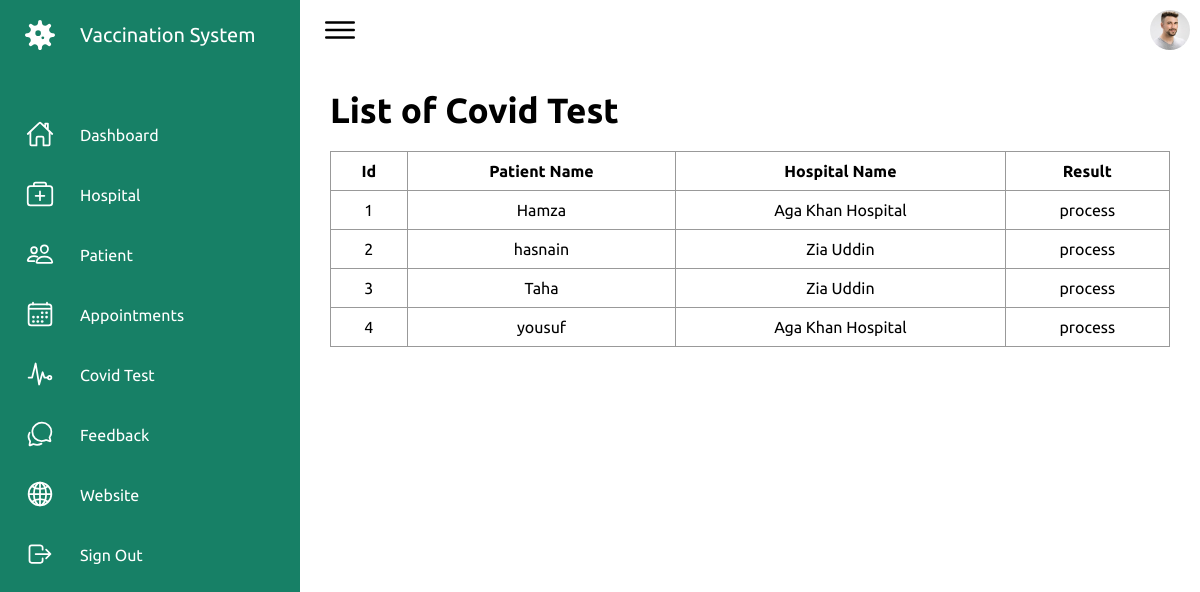
Screenshot of /Admin/covid-test.php (signed in) with the database file from the repository.
### tables this page shows
CREATE TABLE `tbl_test` (
  `id` int(11) NOT NULL,
  `p_id` int(11) NOT NULL,
  `h_id` int(11) NOT NULL,
  `date` varchar(20) NOT NULL,
  `result` varchar(50) NOT NULL DEFAULT 'process'
);

CREATE TABLE `tbl_patient` (
  `id` int(11) NOT NULL,
  `name` varchar(50) NOT NULL,
  `contact` varchar(15) NOT NULL,
  `email` varchar(50) NOT NULL,
  `password` varchar(50) NOT NULL,
  `cid` int(11) NOT NULL,
  `address` varchar(150) NOT NULL,
  `gender` varchar(15) NOT NULL,
  `image` varchar(100) NOT NULL,
  `status` varchar(50) NOT NULL DEFAULT 'activate'
);

CREATE TABLE `tbl_hospital` (
  `id` int(11) NOT NULL,
  `name` varchar(50) NOT NULL,
  `contact` varchar(15) NOT NULL,
  `cid` int(11) NOT NULL,
  `email` varchar(50) NOT NULL,
  `password` varchar(50) NOT NULL,
  `image` varchar(100) NOT NULL,
  `address` varchar(150) NOT NULL,
  `status` varchar(20) NOT NULL DEFAULT 'deactivate'
);

### Admin/covid-test.php (the view, shortened to what this page needs)
<?php
    include("connection.php");
?>
<!DOCTYPE html>
<html lang="en">
<head>
    <link rel="stylesheet" href="assets/css/index.css">
</head>
<body>
    <div class="container">
        <?php
            include("navigation.php");
        ?>
        <div class="main">
            <div class="topbar">
                <div class="toggle">
                    <ion-icon name="menu-outline"></ion-icon>
                </div>
                <div class="user">
                    <a href='profile.php'><img src="assets/imgs/customer01.jpg" alt=""></a>
                </div>
            </div>
            <div class="mainContent">
                <h2 class="title">List of Covid Test</h2>
                <table>
                    <thead>
                        <tr>
                            <th>Id</th>
                            <th>Patient Name</th>
                            <th>Hospital Name</th>
                            <th>Result</th>
                        </tr>
                    </thead>
                    <tbody>
                        <?php
                            $query = "SELECT tbl_patient.name as 'pname', tbl_hospital.name as 'hname',tbl_test.* FROM tbl_test INNER JOIN tbl_patient ON tbl_test.p_id = tbl_patient.id INNER JOIN tbl_hospital ON tbl_test.h_id=tbl_hospital.id";
                            $result = mysqli_query($connection,$query);
                            foreach($result as $row)
                            {
                                echo
                                "<tr>
                                    <td>$row[id]</td>
                                    <td>$row[pname]</td>
                                    <td>$row[hname]</td>
                                    <td>$row[result]</td>
                                </tr>";
                            }
                        ?>
                    </tbody>
                </table>
            </div>
        </div>
    </div>
</body>
</html>

### Admin/assets/css/index.css (style rules this page uses)
* { font-family: "Ubuntu", sans-serif; margin: 0; padding: 0; box-sizing: border-box; }
:root { --white: #fff; --gray: #f5f5f5; --black1: #222; --black2: #999; --green:#178066; }
body { min-height: 100vh; overflow-x: hidden; }
.container { position: relative; width: 100%; }
.main { position: absolute; width: calc(100% - 300px); left: 300px; min-height: 100vh; background: var(--white); transition: 0.5s; }
.topbar { width: 100%; height: 60px; display: flex; justify-content: space-between; align-items: center; padding: 0 10px; }
.toggle { position: relative; width: 60px; height: 60px; display: flex; justify-content: center; align-items: center; font-size: 2.5rem; cursor: pointer; }
.user { position: relative; width: 40px; height: 40px; border-radius: 50%; overflow: hidden; cursor: pointer; }
.user img { position: absolute; top: 0; left: 0; width: 100%; height: 100%; object-fit: cover; }

### Admin/covid-test.php (style rules this page uses)
.mainContent { padding: 30px; }
.mainContent .title { font-size: 35px; }
.mainContent table { width: 100%; }
.mainContent table,td,th { margin-top: 20px; border: 1px solid #999; text-align: center; border-collapse: collapse; padding: 10px; }

### rows the page displays
tbl_test: id "1", tbl_patient.name "Hamza", tbl_hospital.name "Aga Khan Hospital", result "process"
tbl_test: id "2", tbl_patient.name "hasnain", tbl_hospital.name "Zia Uddin", result "process"
tbl_test: id "3", tbl_patient.name "Taha", tbl_hospital.name "Zia Uddin", result "process"
tbl_test: id "4", tbl_patient.name "yousuf", tbl_hospital.name "Aga Khan Hospital", result "process"
